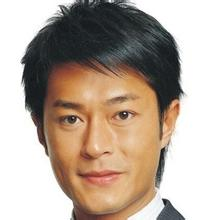
#> input picture 2017年文件/毕业设计/src/v2/1.jpg, 206 x 220 px, given in place of the camera
$ python hongwai.py   (Python 2 division)   (older library calls are emulated)
#> lines starting #> are read from the running program, lines starting #| are printed output that depends on the picture; after the words box and inside, x2 and y2 are one past the last pixel; in counts of white or black regions, pixels touching at a corner belong together
import cv2
import numpy as np
#only red light can be catch

cap = cv2.VideoCapture(0)
while(1):
    # get a frame
    ret, frame = cap.read()
#> frame is the input picture: shape (220, 206, 3); mean B, G, R 148.8, 162.6, 179
    gray = cv2.cvtColor(frame,cv2.COLOR_BGR2GRAY)
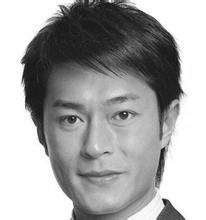
#> gray: shape (220, 206); min 13, max 255, mean 165.9
    gray = cv2.GaussianBlur(gray, (21, 21), 1)#gaussian
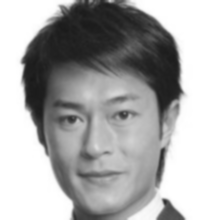
#> gray: shape (220, 206); min 25, max 255, mean 165.9

    edge = cv2.Canny(gray.copy(), 1000, 3000, apertureSize=5)#bianjie
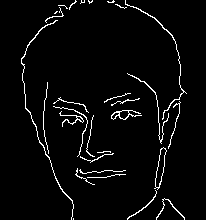
#> edge: shape (220, 206); 3.7% white in thin lines or dots, all inside (x1, y1, x2, y2) = (21, 0, 187, 220)
    _,contours, hierarchy = cv2.findContours(edge.copy(), cv2.RETR_TREE, cv2.CHAIN_APPROX_SIMPLE) #position
#> contours = 33 contours, 22 with area under 20; largest, box (x1, y1, x2, y2) and area: (154, 147, 167, 190) 216, (155, 147, 167, 188) 210, (111, 110, 142, 120) 116, (119, 110, 130, 120) 65, (21, 20, 74, 220) 64
    for i in contours:
        x, y, w, h = cv2.boundingRect(i)
        print x,y
#> this loop made 33 passes
#> (x, y, w, h) on passes 2 to 13: (156, 198, 29, 22), (127, 190, 30, 30), (87, 174, 39, 4), (79, 169, 47, 5), (75, 168, 20, 17), (80, 153, 34, 10), (97, 151, 14, 2), (154, 147, 13, 43), (155, 147, 12, 41), (86, 115, 9, 42), (59, 111, 25, 16), (76, 116, 8, 7)
#> (i, x, y, w, h) on passes 1, 25: ([[73, 218], [73, 219]], 73, 218, 1, 2), ([[56, 11], [54, 13], [55, 13], [57, 11]], 54, 11, 4, 3)
#| 73 218
#| 156 198
#| 127 190
#| 87 174
#| 79 169
#| 75 168
#| 80 153
#| 97 151
#> (further printed lines are left out)

    cv2.imshow("capture1", edge)
    cv2.imshow("capturef", frame)
    # show a frame
    if cv2.waitKey(1) & 0xFF == ord('q'):
#> (key q is pressed here)
        break
cap.release()
cv2.destroyAllWindows()
